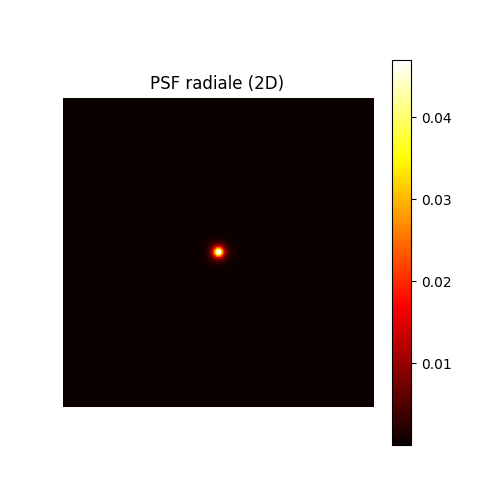
#> input picture deconvolution_method/star_image.png, 500 x 500 px; its folder holds only this picture in this run
$ python -i find_psf_parameters.py   (imports and definitions only)
#> lines starting #> are read from the running program, lines starting #| are printed output that depends on the picture

"""File to find alpha and beta parameters of the Moffat PSF for any image."""
import numpy as np
import scipy.ndimage as ndimage
import matplotlib.pyplot as plt

from scipy.optimize import minimize, differential_evolution
from astropy.stats import sigma_clipped_stats
from skimage.feature import peak_local_max
from skimage.metrics import structural_similarity as ssim

# [26 lines left out: function moffat_psf, not called in this run]

def advanced_star_detection(image, sigma_threshold=3, fwhm=3):
    """
    Advanced star detection with multiple robustness features

    Parameters:
    - image: Input image
    - sigma_threshold: Detection threshold in sigma units
    - fwhm: Approximate Full Width at Half Maximum

    Returns:
    - Detected star sources
    """
    # Robust background estimation
    mean, _,std = sigma_clipped_stats(image)

    # Detect local peaks using difference of Gaussian
    dog = ndimage.gaussian_filter(image, sigma=fwhm) - \
          ndimage.gaussian_filter(image, sigma=fwhm*1.5)

    # Find local maxima above threshold
    threshold = mean + (sigma_threshold * std)
    peaks = peak_local_max(
        dog,
        min_distance=int(fwhm),
        threshold_abs=threshold,
        exclude_border=True
    )

    # Compute centroid and additional star characteristics
    star_sources = []
    for peak in peaks:
        y, x = peak
        # Extract local region
        region = image[max(0, y-fwhm):min(image.shape[0], y+fwhm+1),
                      max(0, x-fwhm):min(image.shape[1], x+fwhm+1)]

        # Compute centroid with weighted center of mass
        total = np.sum(region)
        y_coords, x_coords = np.indices(region.shape)
        weighted_y = np.sum(region * y_coords) / total + (y - fwhm)
        weighted_x = np.sum(region * x_coords) / total + (x - fwhm)

        star_sources.append({
            'xcentroid': weighted_x,
            'ycentroid': weighted_y,
            'peak_value': np.max(region)
        })

    print("Recreating star field for visualization")
    star_field = np.zeros(image.shape, dtype=np.float32)
    for star in star_sources:
        y = int(star['ycentroid'])  # Convert to integer to index the array
        x = int(star['xcentroid'])  # Convert to integer to index the array
        star_field[y, x] = 255
    plt.figure(figsize=(6, 6))
    plt.title('Detected Stars')
    plt.imshow(star_field, cmap='grey')
    plt.savefig('./deconvolution_method/plots/optimization/detected_stars.png')

    return star_sources

# [351 lines left out: functions multi_objective_psf_cost, advanced_moffat_parameter_optimization, comprehensive_psf_estimation_per_patch, plot_landscape, plot_parameter_vs_radial_distance_per_method, find_parameters, not called in this run]

>>> import cv2
>>> picture = cv2.imread('star_image.png', cv2.IMREAD_GRAYSCALE)
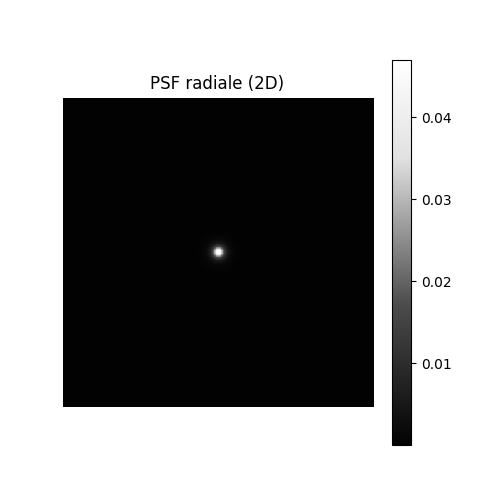
#> picture: shape (500, 500); min 0, max 255, mean 152.7
>>> result = advanced_star_detection(picture)
#> in advanced_star_detection, `mean, _,std = sigma_clipped_stats(image)`: mean = 152.7; std = 122.9
#> in advanced_star_detection, `dog = ndimage.gaussian_filter(image, sigma=fwhm) - \ ndimage.gaussian_..`:
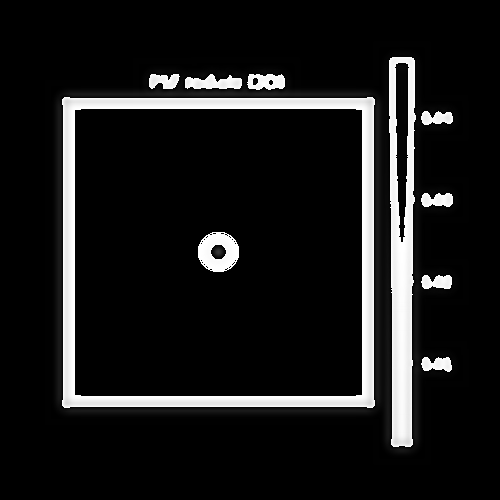
#> dog: shape (500, 500); min 0, max 255, mean 25.4
#> in advanced_star_detection, `threshold = mean + (sigma_threshold * std)`: threshold = 521.3
#> in advanced_star_detection, `peaks = peak_local_max( dog, min_distance=int(fwhm), threshold_abs=thr..`: peaks = empty array
#> after the loop in advanced_star_detection, `for peak in peaks:`: star_sources = []
#> in advanced_star_detection, `star_field = np.zeros(image.shape, dtype=np.float32)`: star_field: shape (500, 500) float32; every value is 0
#> result = []

$ run again, on deconvolution_method/constant_deconvolution.png
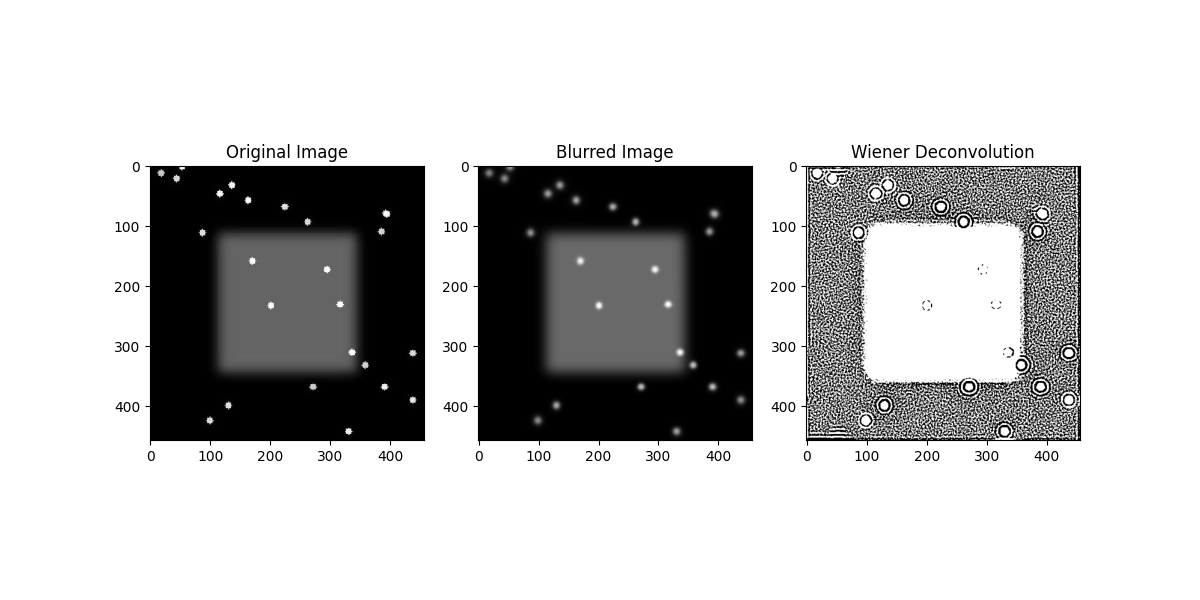
#> input picture deconvolution_method/constant_deconvolution.png, 1200 x 600 px
#> picture is the input picture: shape (600, 1200); min 0, max 255, mean 196.5
#> mean = 196.5; std = 98.56
#> in advanced_star_detection, `dog = ndimage.gaussian_filter(image, sigma=fwhm) - \ ndimage.gaussian_..`:
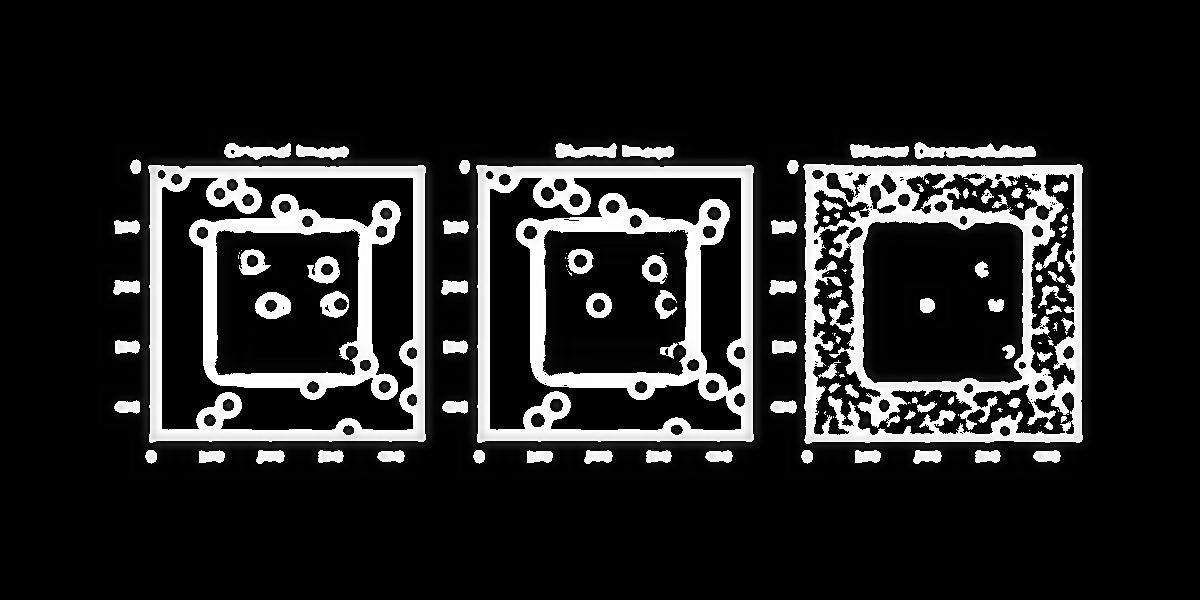
#> dog: shape (600, 1200); min 0, max 255, mean 35.2
#> threshold = 492.1
#> peaks = empty array
#> after the loop in advanced_star_detection, `for peak in peaks:`: star_sources = []
#> star_field: shape (600, 1200) float32; every value is 0
